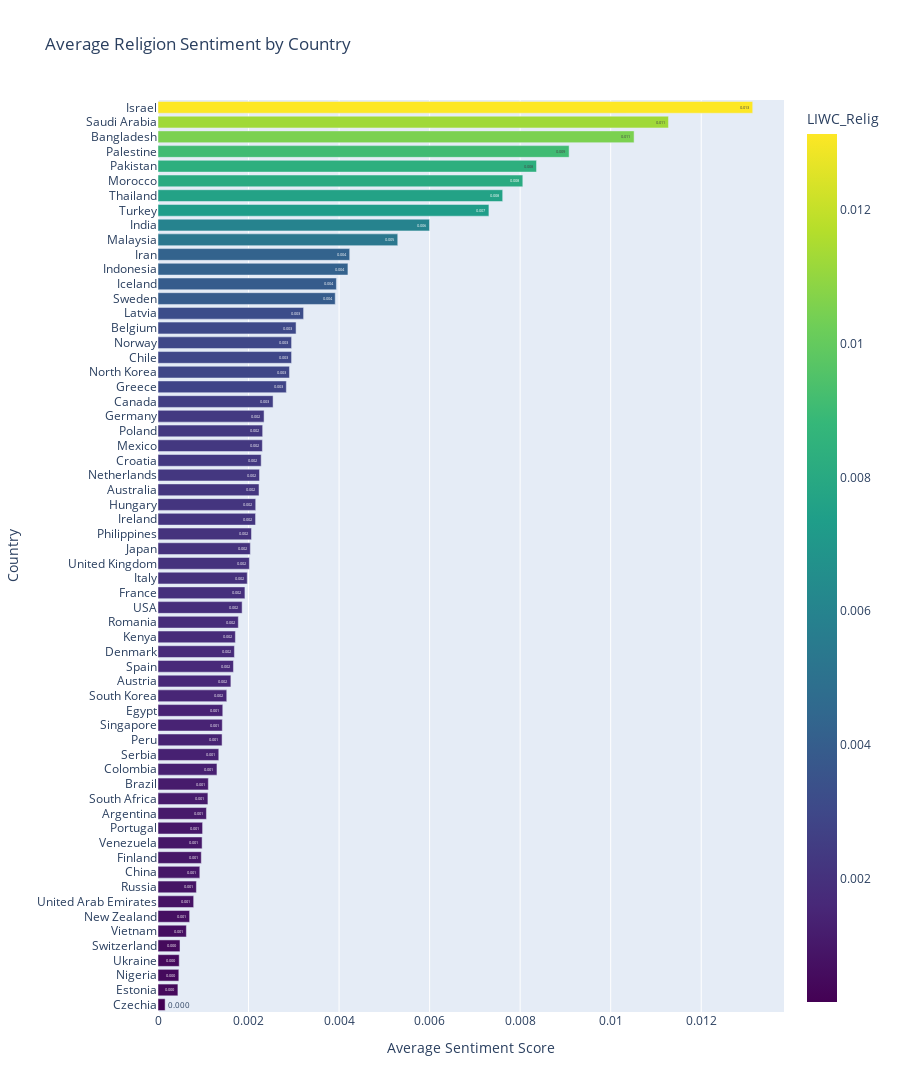

The cell this chart's notebook holds for it:
### Code cell
metric = "LIWC_Relig"
title="Average Religion Sentiment by Country"

pl.plot_countries_by_metric(avg_props_by_country, metric, title)

### Figure 1 — Plotly figure (JSON) as saved in the notebook; plotly's stock layout.template omitted (floating-point values rounded to 4 significant figures)
{"data": [{"hovertemplate": "LIWC_Relig=%{marker.color}<br>source_country=%{y}<extra></extra>", "legendgroup": "", "marker": {"color": [0.0001573, 0.0004398, 0.0004602, 0.0004688, 0.0004857, 0.0006269, 0.0006987, 0.000788, 0.0008483, 0.0009236, 0.0009566, 0.0009745, 0.0009851, 0.00107, 0.001102, 0.001112, 0.001303, 0.001343, 0.001415, 0.00142, 0.001431, 0.001519, 0.00161, 0.001667, 0.001688, 0.001709, 0.001775, 0.001859, 0.00192, 0.001972, 0.002019, 0.00204, 0.002065, 0.002155, 0.002158, 0.002232, 0.002243, 0.002279, 0.002306, 0.002312, 0.002343, 0.002542, 0.002835, 0.002904, 0.002951, 0.002951, 0.00305, 0.003216, 0.003916, 0.003941, 0.004196, 0.004235, 0.005296, 0.005998, 0.00731, 0.007614, 0.008059, 0.008362, 0.009082, 0.01052, 0.01128, 0.01314], "coloraxis": "coloraxis", "pattern": {"shape": ""}}, "name": "", "orientation": "h", "showlegend": false, "textposition": "auto", "texttemplate": "%{x:.3f}", "type": "bar", "x": [0.0001573, 0.0004398, 0.0004602, 0.0004688, 0.0004857, 0.0006269, 0.0006987, 0.000788, 0.0008483, 0.0009236, 0.0009566, 0.0009745, 0.0009851, 0.00107, 0.001102, 0.001112, 0.001303, 0.001343, 0.001415, 0.00142, 0.001431, 0.001519, 0.00161, 0.001667, 0.001688, 0.001709, 0.001775, 0.001859, 0.00192, 0.001972, 0.002019, 0.00204, 0.002065, 0.002155, 0.002158, 0.002232, 0.002243, 0.002279, 0.002306, 0.002312, 0.002343, 0.002542, 0.002835, 0.002904, 0.002951, 0.002951, 0.00305, 0.003216, 0.003916, 0.003941, 0.004196, 0.004235, 0.005296, 0.005998, 0.00731, 0.007614, 0.008059, 0.008362, 0.009082, 0.01052, 0.01128, 0.01314], "xaxis": "x", "y": ["Czechia", "Estonia", "Nigeria", "Ukraine", "Switzerland", "Vietnam", "New Zealand", "United Arab Emirates", "Russia", "China", "Finland", "Venezuela", "Portugal", "Argentina", "South Africa", "Brazil", "Colombia", "Serbia", "Peru", "Singapore", "Egypt", "South Korea", "Austria", "Spain", "Denmark", "Kenya", "Romania", "USA", "France", "Italy", "United Kingdom", "Japan", "Philippines", "Ireland", "Hungary", "Australia", "Netherlands", "Croatia", "Mexico", "Poland", "Germany", "Canada", "Greece", "North Korea", "Chile", "Norway", "Belgium", "Latvia", "Sweden", "Iceland", "Indonesia", "Iran", "Malaysia", "India", "Turkey", "Thailand", "Morocco", "Pakistan", "Palestine", "Bangladesh", "Saudi Arabia", "Israel"], "yaxis": "y"}], "layout": {"barmode": "relative", "coloraxis": {"colorbar": {"title": {"text": "LIWC_Relig"}}, "colorscale": [[0, "#440154"], [0.1111, "#482878"], [0.2222, "#3e4989"], [0.3333, "#31688e"], [0.4444, "#26828e"], [0.5556, "#1f9e89"], [0.6667, "#35b779"], [0.7778, "#6ece58"], [0.8889, "#b5de2b"], [1, "#fde725"]]}, "height": 1200, "legend": {"tracegroupgap": 0}, "margin": {"l": 150}, "showlegend": false, "title": {"text": "Average Religion Sentiment by Country"}, "xaxis": {"anchor": "y", "domain": [0, 1], "title": {"text": "Average Sentiment Score"}}, "yaxis": {"anchor": "x", "automargin": true, "domain": [0, 1], "dtick": 1, "title": {"text": "Country"}}}}
